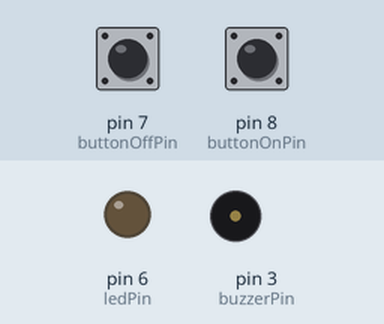
Bench run of a sketch on a simulated Arduino Uno, built with avr-gcc and run on an emulated ATmega328P. On the bench: output pins drawn as LEDs (lit = HIGH), buzzer (waves = sounding). Inputs (shaded band) come from the test bench; at power-on: pin 8 (buttonOnPin) HIGH, pin 7 (buttonOffPin) HIGH. Pins used as bus, display or sensor lines are not drawn.

Above: at 1.2 s.
1.3 s: pin 8 (buttonOnPin) pulled LOW for 0.15 s
At 2.5 s:
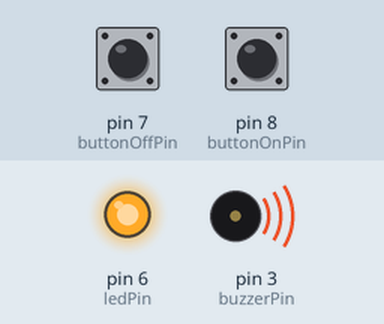
2.9 s: pin 7 (buttonOffPin) pulled LOW for 1 s
At 3.32 s:
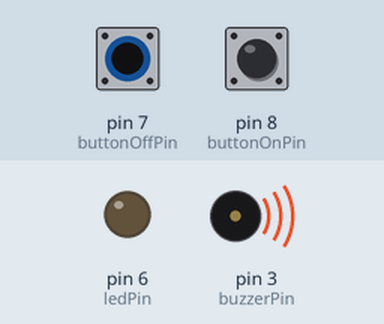
5.4 s: pin 8 (buttonOnPin) pulled LOW for 1 s
At 6.8 s:
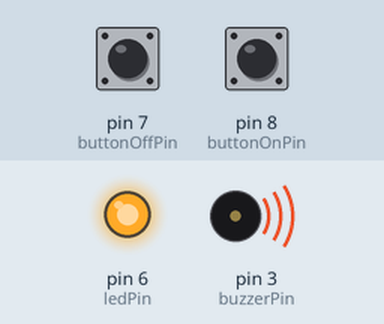
7.9 s: pin 7 (buttonOffPin) pulled LOW for 3.2 s
At 9.3 s:
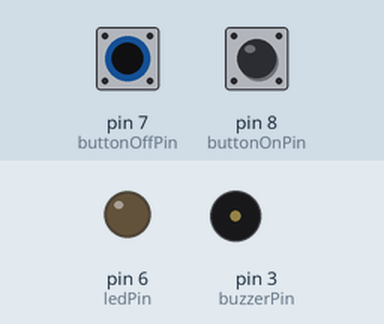
12.6 s: pin 8 (buttonOnPin) pulled LOW for 3.2 s
At 13.5 s:
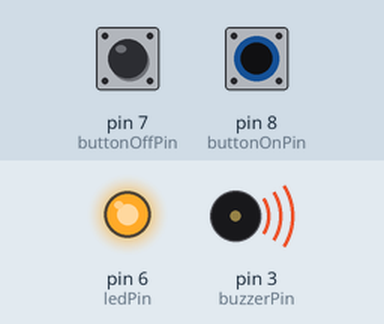
Timing chart, 0 to 18.3 s (numbered marks = the images above; inputs shaded):
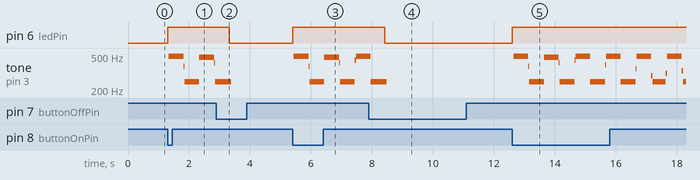

The sketch:

passiveBuzzer.ino
```cpp
int buzzerPin = 3;
int ledPin = 6;
int buttonOffPin = 7;
int buttonOnPin = 8;

void setup() {
  // put your setup code here, to run once:
  pinMode(buzzerPin, OUTPUT);
  pinMode(ledPin, OUTPUT);
  pinMode(buttonOnPin, INPUT_PULLUP);
  pinMode(buttonOffPin, INPUT_PULLUP);
}

void loop() {
  // put your main code here, to run repeatedly:
  if (digitalRead(buttonOnPin) == LOW) {
    digitalWrite(ledPin, HIGH);
    // digitalWrite(buzzerPin, HIGH);
    // delay(1);
    // digitalWrite(buzzerPin, LOW);
    // delay(1);

    while (digitalRead(buttonOffPin) != LOW) {
        for (int i = 0; i < 250; i++) {
          digitalWrite(buzzerPin, HIGH);
          delay(1);
          digitalWrite(buzzerPin, LOW);
          delay(1);
        }
        for (int i = 0; i < 125; i++) {
          digitalWrite(buzzerPin, HIGH);
          delay(2);
          digitalWrite(buzzerPin, LOW);
          delay(2);
        }
    }
  } else {
    digitalWrite(ledPin, LOW);
  }
}
```

Measured:
- after the input at 1.3 s, pin 6 (ledPin): LOW → HIGH at once; tone on pin 3 (buzzerPin): plays 496 Hz for 0.48 s, 379 Hz for 0.04 s, 249 Hz for 0.48 s, 483 Hz for 0.48 s, 418 Hz for 0.04 s, 249 Hz for 0.04 s, starting at once
- after the input at 2.9 s, pin 6 (ledPin): HIGH → LOW after 0.41 s
- after the input at 5.4 s, pin 6 (ledPin): LOW → HIGH at once; tone on pin 3 (buzzerPin): plays 496 Hz for 0.48 s, 379 Hz for 0.04 s, 249 Hz for 0.48 s, 483 Hz for 0.48 s, 418 Hz for 0.04 s, 249 Hz for 0.48 s … (8 notes in this stretch), starting at once
- after the input at 7.9 s, pin 6 (ledPin): HIGH → LOW after 0.52 s
- after the input at 12.6 s, pin 6 (ledPin): LOW → HIGH at once; tone on pin 3 (buzzerPin): plays 496 Hz for 0.48 s, 379 Hz for 0.04 s, 249 Hz for 0.48 s, 483 Hz for 0.48 s, 418 Hz for 0.04 s, 249 Hz for 0.48 s … (20 notes in this stretch), starting at once
